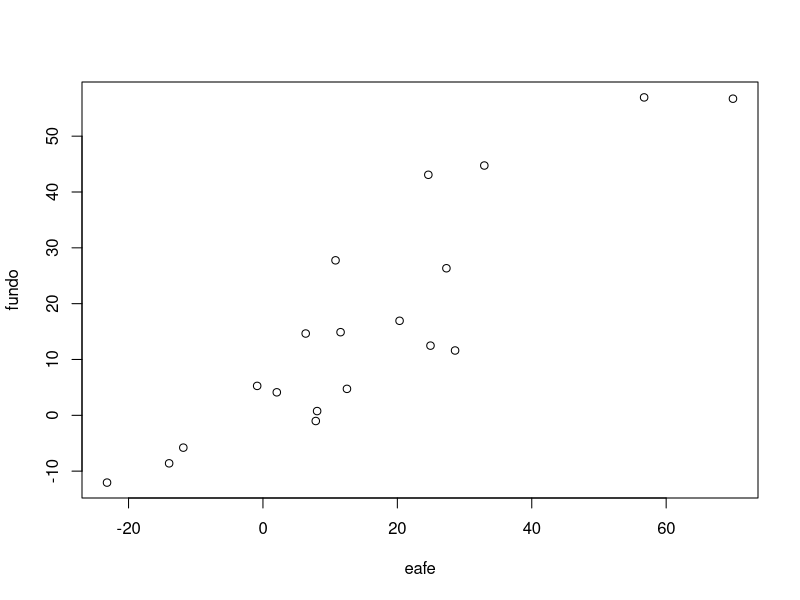

The R source for this figure:
fundo <- c(5.27, 43.08, -1.02, 56.94, 56.71, 12.48,11.61,27.76,-12.05,4.74, -5.79, 44.74, 0.76, 14.89,14.65, 4.12, 16.93, 26.34, -8.6)
eafe <- c(-0.86, 24.61, 7.86, 56.72, 69.94, 24.93, 28.59, 10.80, -23.20, 12.5, -11.85, 32.94, 8.06, 11.55, 6.36, 2.06, 20.33, 27.30, -13.96)

plot(eafe, fundo)
modelo <- lm(fundo~eafe)
summary(modelo)
cor.test(eafe, fundo)

iiq = 26.11 - 4.21
outlier1 = 4.21 - 1.5*iiq
outlier2 = 26.11 + 1.5 * iiq
dados <- data.frame(eafe)
subset(dados, dados$eafe < outlier1)
subset(dados, dados$eafe > outlier2)

iiq = 27.05 - 2.44
outlier1 = 2.44 - 1.5*iiq
outlier2 = 27.05 + 1.5 * iiq
dados <- data.frame(fundo)
subset(dados, dados$fundo < outlier1)
subset(dados, dados$fundo > outlier2)

